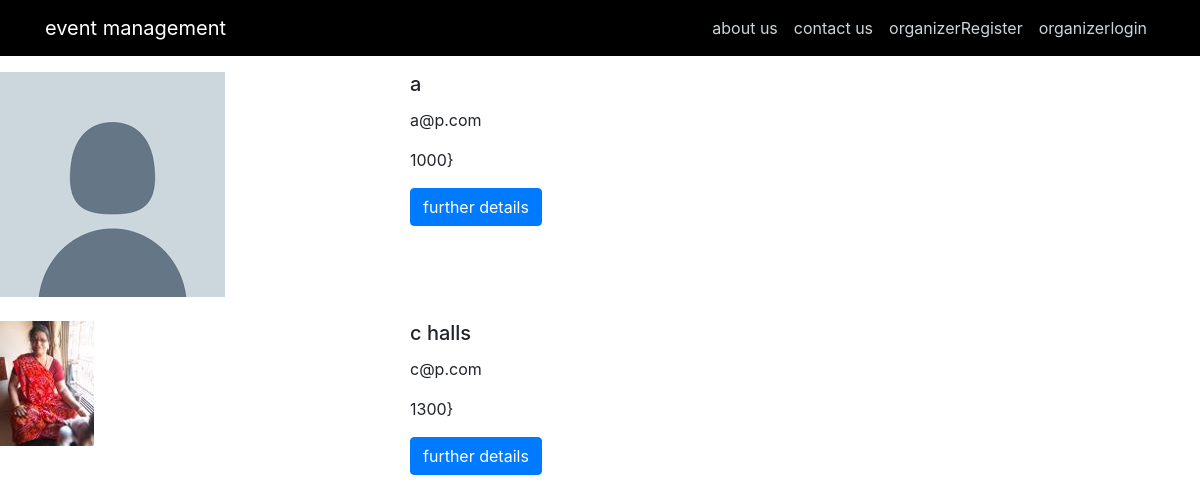
/hd, run on an earlier commit of the app's database.
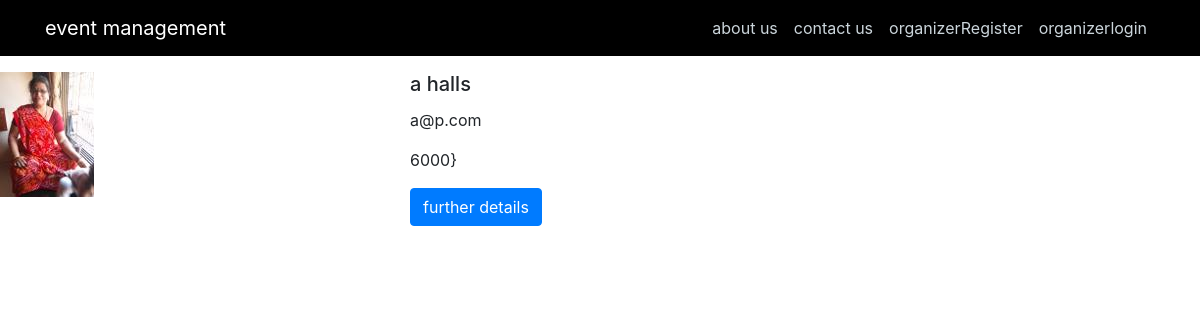
And on a later commit of the database.
### models.py (models this page shows, shortened)
class Org(db.Model,UserMixin):
	__tablename__ = "org"
	id = db.Column(db.Integer, primary_key=True)
	name = db.Column(db.String(20), unique=True, nullable=False)
	email = db.Column(db.String(120), unique=True, nullable=False)
	password = db.Column(db.String(60), nullable=False)
	occasion = db.Column(db.String(120))
	location = db.Column(db.String(120))
	price = db.Column(db.Integer,nullable=False)
	address = db.Column(db.String(120))
	contact = db.Column(db.Integer, unique=True,nullable=False)
	requirement=db.Column(db.String(80),nullable=False)
	image_file=db.Column(db.String(20),nullable=False,default='default.jpg')
	details = db.Column(db.String(1000))
	accomodation= db.Column(db.String(120))
	special= db.Column(db.String(120))

### main.py (the view)
@app.route("/hd")
def hd():
    org = Org.query.filter_by(requirement='h').all()
    return render_template('flashhall.html', org=org)

### templates/flashhall.html
{% extends "layout.html" %}
{% block content %}
<br>
<br>
<br>
    {% for org in org %}
              <div class="row">
                <div class="col-lg-4">
                  <img class="w3-round" src="{{ url_for('static', filename='profile_pics/' + org.image_file) }}">
                </div>
                <div class="col-lg-8">
                  <h5 class="card-title">{{org.name}}</h5>
                  <p class="card-text">{{org.email}}</p>
                  <p class="card-text">{{org.price}}}</p>
                  <a href="{{ url_for('org', org_id=org.id) }}"  class="btn btn-primary">further details</a>
                </div>
              </div>
              <br>
     {% endfor %}
{% endblock content %}

What changed in the data, as far as the page shows it:
removed Org: image_file (picture), name "c halls", email "c@p.com", price "1300"
changed Org "a@p.com": image_file: picture added in place of a placeholder; name "a" → "a halls"; price "1000" → "6000"
